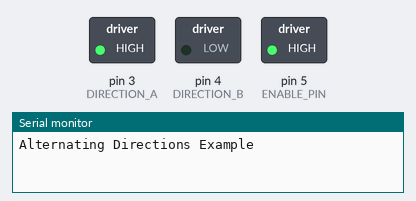
Recording of a sketch running on a simulated Arduino Uno, built with avr-gcc and run on an emulated ATmega328P. Parts: switched loads named in the sketch (green lamp = pin HIGH), the last lines printed to the serial monitor.

Above: at 0.1 s.
At 5.1 s:
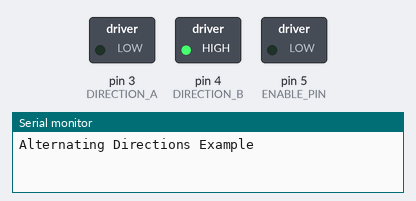
At 11.1 s:
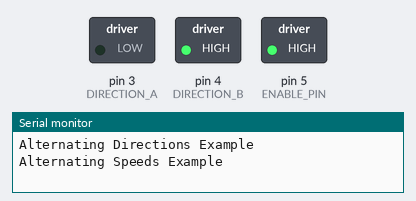
At 20.1 s:
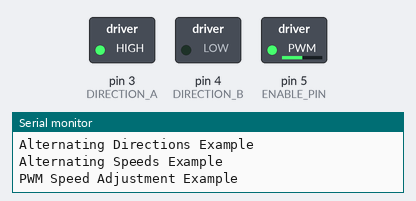
At 26.1 s:
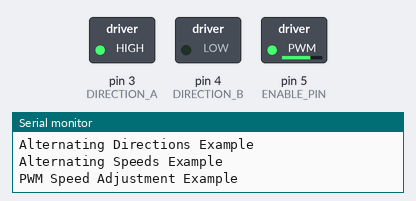
At 30.1 s:
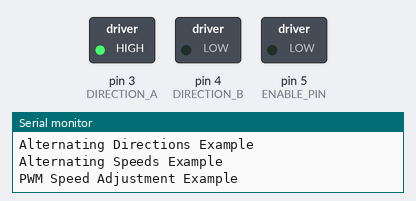
Timing chart, 0 to 31.6 s (numbered marks = the images above):
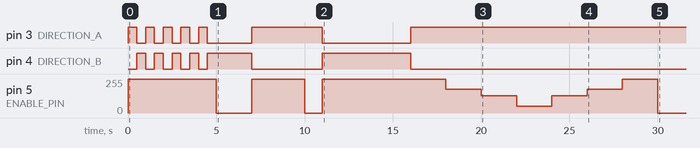

Measured:
- by itself, pin 3 (DIRECTION_A): goes 4 × (HIGH 0.50 s, LOW 0.50 s), HIGH 0.50 s, LOW 2.5 s, HIGH 4.0 s, LOW 5.0 s, then HIGH
- by itself, pin 4 (DIRECTION_B): goes 4 × (HIGH 0.50 s, LOW 0.50 s), HIGH 2.5 s, LOW 4.0 s, HIGH 5.0 s, then LOW
- by itself, pin 5 (ENABLE_PIN): 0/255 → 255/255 at 0.00 s, → 0/255 5.0 s later, → 255/255 2.0 s later, → 0/255 3.0 s later, … (12 changes in this stretch)

The sketch:

dc_motor.ino
```cpp
// DC Motor

// Definitions
#define ENABLE_PIN 5
#define DIRECTION_A 3
#define DIRECTION_B 4

void setup() {
  // Setup the motor controller pins
  pinMode(ENABLE_PIN, OUTPUT);
  pinMode(DIRECTION_A, OUTPUT);
  pinMode(DIRECTION_B, OUTPUT);
  // Begin a serial connection with Baud rate of 9600
  Serial.begin(9600);
}

void loop() {
  // Alternating Directions Example
  Serial.println("Alternating Directions Example");
  // Enable Motor 1
  digitalWrite(ENABLE_PIN, HIGH);
  for (int i = 0; i < 5; i++) {
    // Clockwise
    digitalWrite(DIRECTION_A, HIGH);
    digitalWrite(DIRECTION_B, LOW);
    delay(500);
    // Anti-clockwise
    digitalWrite(DIRECTION_A, LOW);
    digitalWrite(DIRECTION_B, HIGH);
    delay(500);
  }
  // Disable Motor 1
  digitalWrite(ENABLE_PIN,LOW);
  delay(2000);

  // Alternating Speeds Example
  Serial.println("Alternating Speeds Example");
  // Enable Motor 1
  digitalWrite(ENABLE_PIN, HIGH);
  // Clockwise
  digitalWrite(DIRECTION_A, HIGH);
  digitalWrite(DIRECTION_B, LOW);
  delay(3000);
  // Disable Motor 1 for a slow stop
  digitalWrite(ENABLE_PIN, LOW);
  delay(1000);
  // Enable Motor 1
  digitalWrite(ENABLE_PIN, HIGH);
  // Anti-clockwise
  digitalWrite(DIRECTION_A, LOW);
  digitalWrite(DIRECTION_B, HIGH);
  delay(3000);
  // Fast Stop
  digitalWrite(DIRECTION_A,LOW);
  delay(2000);

  // Adjusting Speed using PWM signal Example
  Serial.println("PWM Speed Adjustment Example");
  // Enable Motor 1
  analogWrite(ENABLE_PIN, 255);
  // Clockwise
  digitalWrite(DIRECTION_A,HIGH);
  digitalWrite(DIRECTION_B,LOW);
  delay(2000);
  // Reduce Speed
  analogWrite(ENABLE_PIN,180);
  delay(2000);
  // Reduce Speed
  analogWrite(ENABLE_PIN,128);
  delay(2000);
  // Reduce Speed
  analogWrite(ENABLE_PIN,50);
  delay(2000);
  // Increase Speed
  analogWrite(ENABLE_PIN,128);
  delay(2000);
  // Increase Speed
  analogWrite(ENABLE_PIN,180);
  delay(2000);
  // Increase Speed
  analogWrite(ENABLE_PIN,255);
  delay(2000);
  // Disable Motor 1
  digitalWrite(ENABLE_PIN,LOW);
  delay(10000);
}
```
